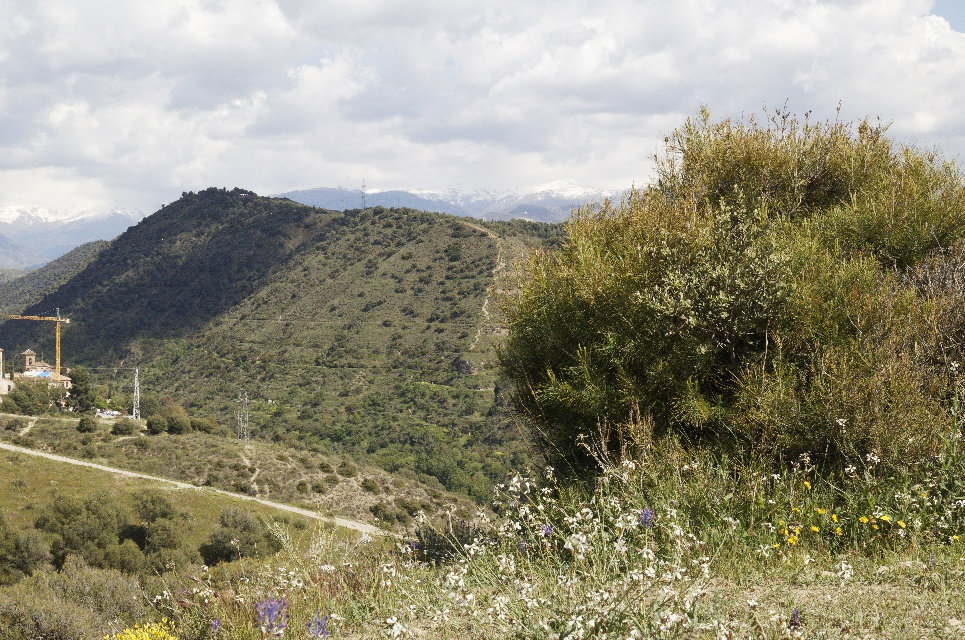
#> input picture images/setBig/_MG_4143_DxO.jpg, 965 x 640 px
$ python -i utilities.py   (imports and definitions only)
#> lines starting #> are read from the running program, lines starting #| are printed output that depends on the picture; after the words box and inside, x2 and y2 are one past the last pixel; in counts of white or black regions, pixels touching at a corner belong together
# -*- coding: utf-8 -*-
"""
Created on Wed Apr 13 19:07:45 2022

@author: alvar
"""

import cv2
import src.P0 as P0
import numpy as np
from skimage.morphology import reconstruction
from typing import List, Tuple


# [192 lines left out: functions axesHomography, setCanvas, colorSpectrum, showKP, showMatches, transformLimits and 6 more, not called in this run]

def inverte(imagem, name):
    imagem = (255-imagem)
    cv2.imwrite(name, imagem)

# [9 lines left out: function convert_to_homogenous_crd, not called in this run]

# This function removes the redundant pixels from the canvas
def blackOut(img):
  verticalOffset = 0
  if verticalOffset == 0: #Default Values given by professor
    if len(img.shape)==3:
      im =cv2.cvtColor(img,cv2.COLOR_RGB2GRAY)
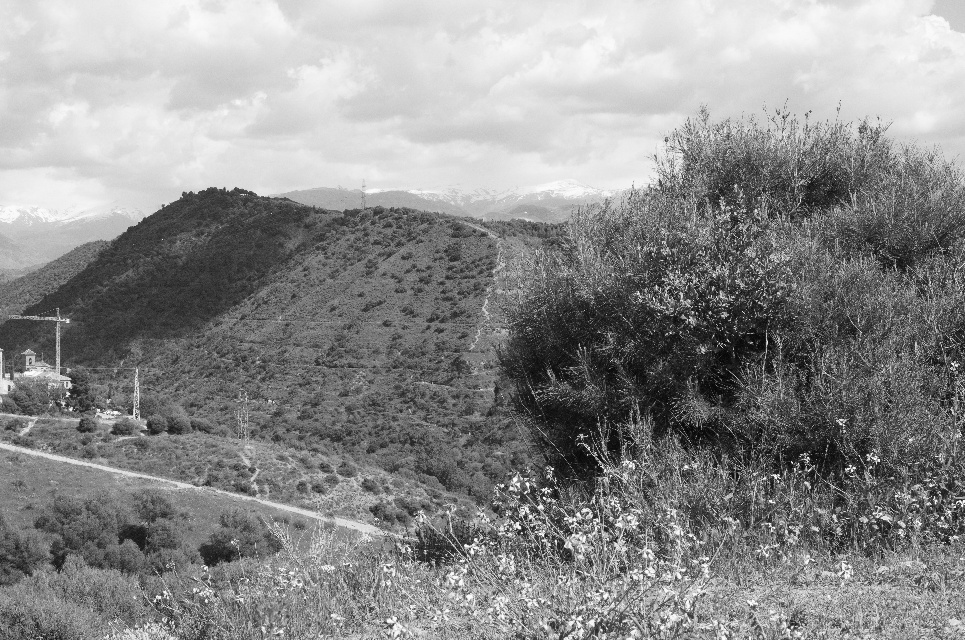
#> im: shape (640, 965); min 0, max 255, mean 140
      mask = np.array((im > 0), np.uint8)
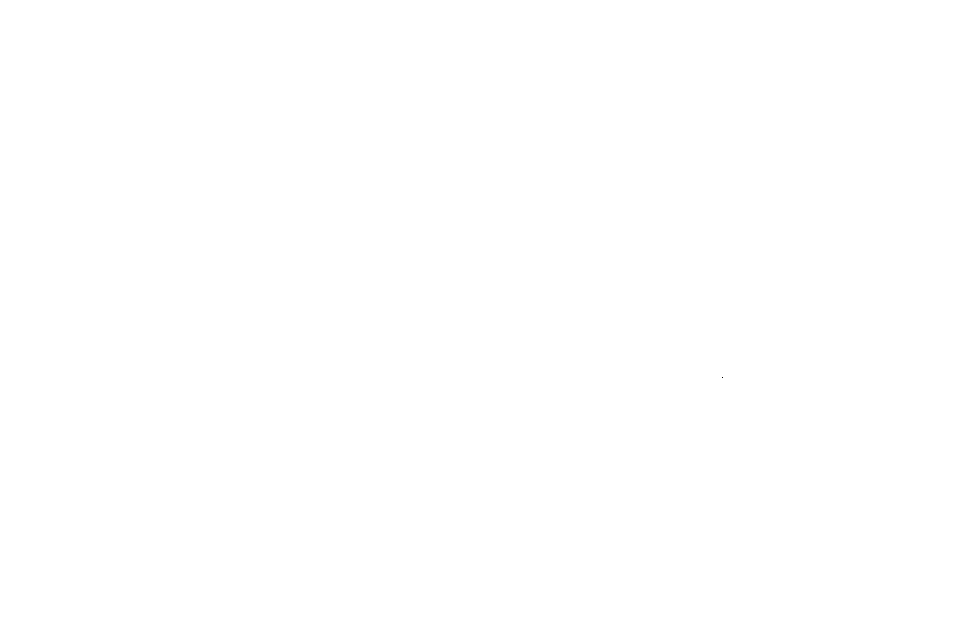
#> mask: shape (640, 965); values 0 (black) and 1 (white), 100% white; black in thin lines or dots, all inside (x1, y1, x2, y2) = (722, 377, 723, 378)
      x,y,w,h=cv2.boundingRect(mask)
#> x = 0; y = 0; w = 965; h = 640
      return img[y:y+h,x:x+w,:]
    else:
      mask = np.array((img > 0), np.uint8)
      x,y,w,h=cv2.boundingRect(mask)
      return img[y:y+h,x:x+w]

  else: # Offset value exists and we use an offset value if required

    if len(img.shape)==3:
      im =cv2.cvtColor(img,cv2.COLOR_RGB2GRAY)
      mask = np.array((im[verticalOffset:-verticalOffset,:] > 0), np.uint8) #Not counting first and last row. This has noise for somereason.
      x,y,w,h=cv2.boundingRect(mask)
      return img[y:y+h,x:x+w,:]
    else:
      mask = np.array((img[verticalOffset:-verticalOffset,:] > 0), np.uint8)
      x,y,w,h=cv2.boundingRect(mask)
      return img[y:y+h,x:x+w]


# [17 lines left out: functions toSquareTrans, apply_homography, not called in this run]


def apply_homography_list(H, points):
    return [apply_homography(H, point) for point in points]

# After an homography it returns the corners via "Forward Transform"
# [60 lines left out: functions get_new_corners, get_offset, get_new_size, get_new_parameters, single_weights_array, not called in this run]


# Create weight of 2D array (Evenly spaced)
def single_weights_matrix(shape: Tuple[int]) -> np.ndarray:

    return (single_weights_array(shape[0])[:, np.newaxis]@ single_weights_array(shape[1])[:, np.newaxis].T)

>>> import cv2
>>> picture = cv2.cvtColor(cv2.imread('../images/setBig/_MG_4143_DxO.jpg'), cv2.COLOR_BGR2RGB)
>>> result = blackOut(picture)

$ run again, on images/setBig/_MG_4144_DxO.jpg
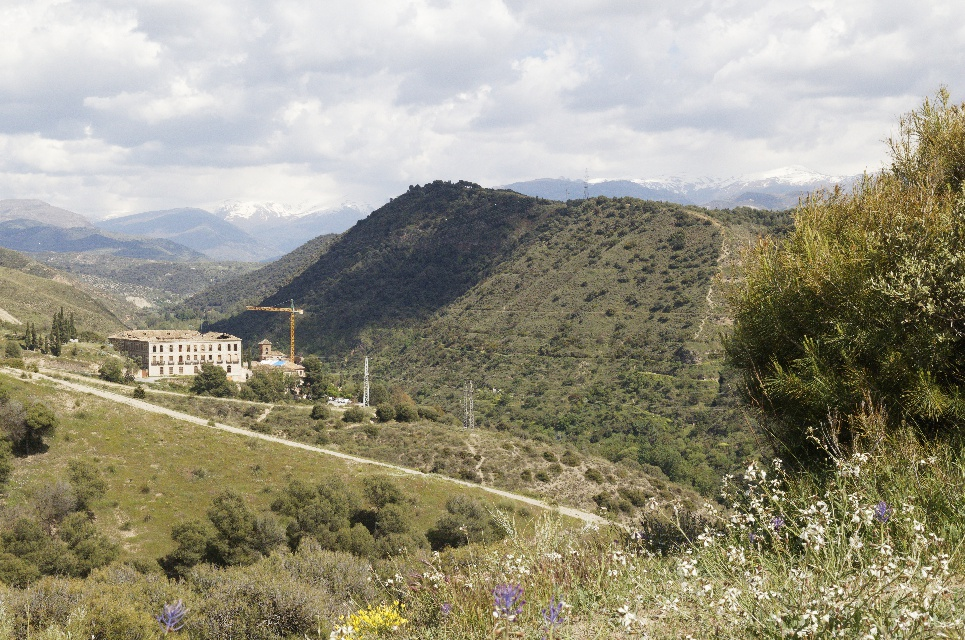
#> input picture images/setBig/_MG_4144_DxO.jpg, 965 x 640 px
#> in blackOut, `im =cv2.cvtColor(img,cv2.COLOR_RGB2GRAY)`:
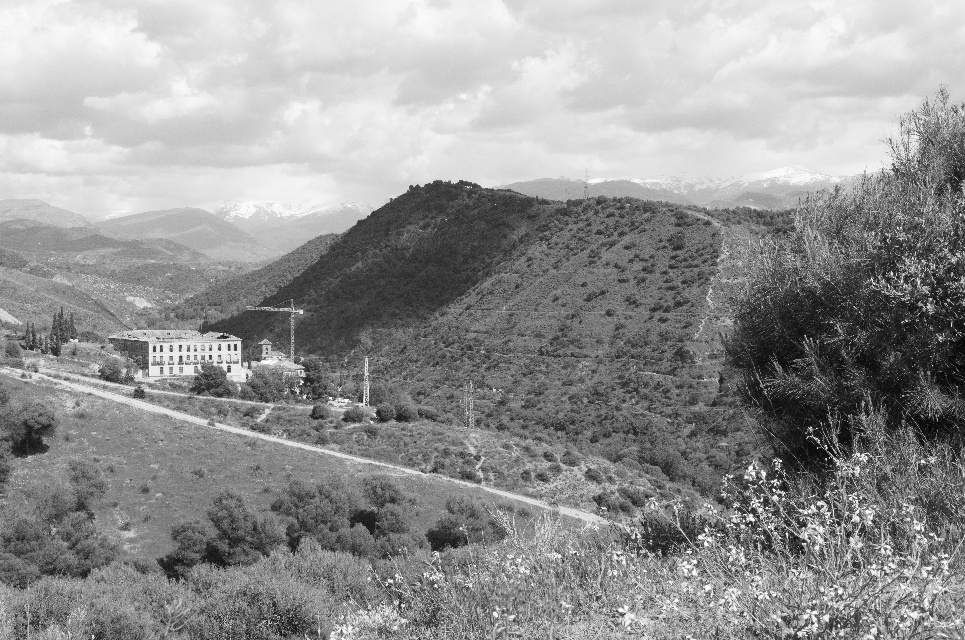
#> im: shape (640, 965); min 0, max 255, mean 147.9
#> mask: shape (640, 965); values 0 (black) and 1 (white), 100% white; black in thin lines or dots, all inside (x1, y1, x2, y2) = (930, 428, 931, 429)
#> x = 0; w = 965; h = 640

$ run again, on images/setBig/_MG_4145_DxO.jpg
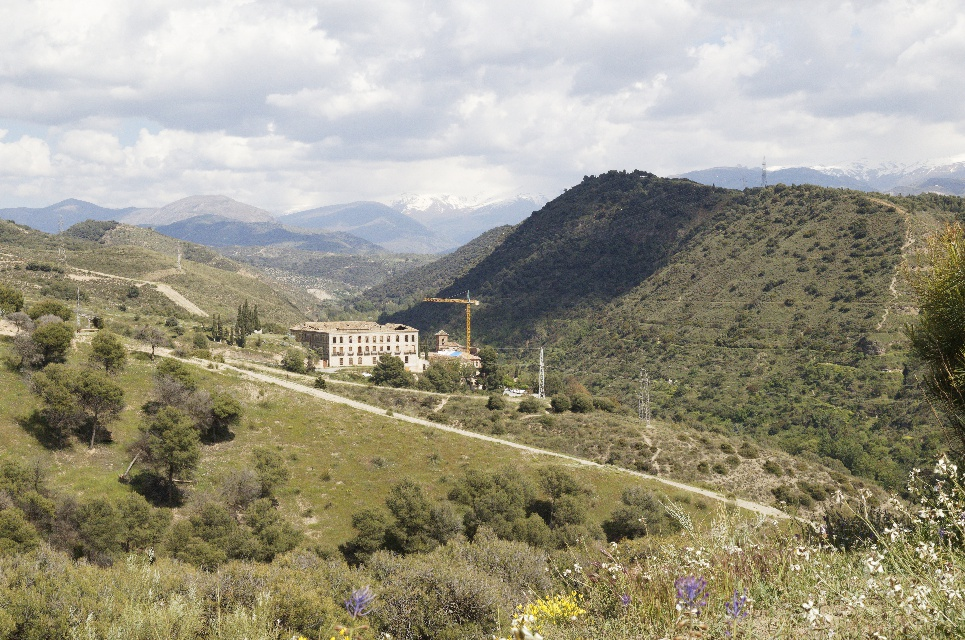
#> input picture images/setBig/_MG_4145_DxO.jpg, 965 x 640 px
#> in blackOut, `im =cv2.cvtColor(img,cv2.COLOR_RGB2GRAY)`:
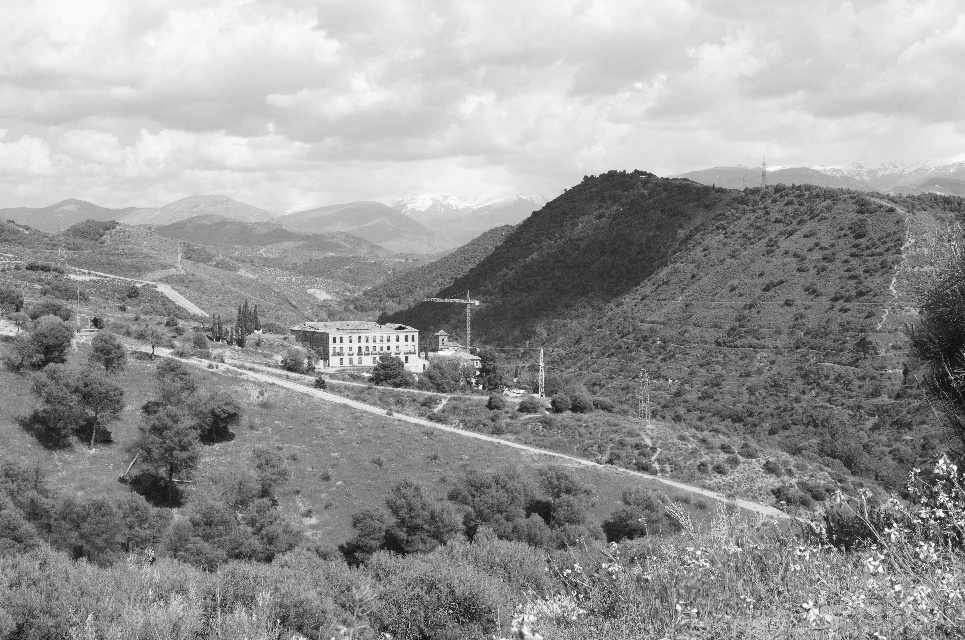
#> im: shape (640, 965); min 8, max 255, mean 151.5
#> mask: shape (640, 965); every value is 1
#> x = 0; w = 965; h = 640

$ run again, on images/setBig/mosaico002.jpg
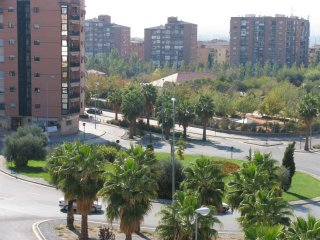
#> input picture images/setBig/mosaico002.jpg, 320 x 240 px
#> in blackOut, `im =cv2.cvtColor(img,cv2.COLOR_RGB2GRAY)`:
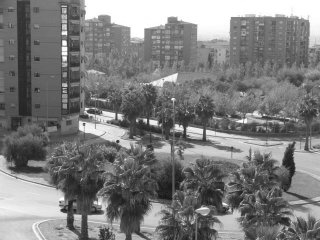
#> im: shape (240, 320); min 15, max 255, mean 125.4
#> mask: shape (240, 320); every value is 1
#> x = 0; w = 320; h = 240
